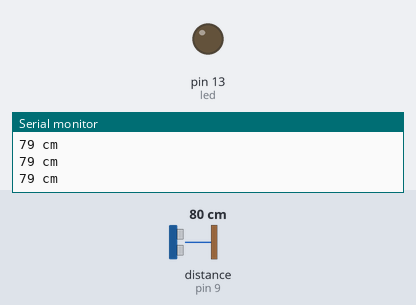
A sketch run on a simulated Arduino Uno, built with avr-gcc and run on an emulated ATmega328P. On the bench: output pins drawn as LEDs (lit = HIGH), the last lines printed to the serial monitor. Wiring (inferred from the names in the program): ultrasonic range finder: trigger pin 8; echo pin 9. Inputs (shaded band) come from the test bench; at power-on: distance to the obstacle (sensor on pin 9) 80 cm. The echo pulse lasts 58.3 µs per cm; pins used as bus, display or sensor lines are not drawn.

Above: at 1.3 s.
1.4 s: distance to the obstacle (sensor on pin 9) set to 2 cm
At 2.2 s:
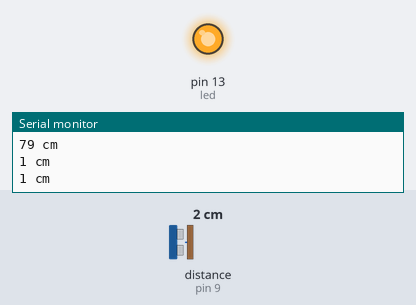
3.0 s: distance to the obstacle (sensor on pin 9) set to 60 cm
At 3.5 s:
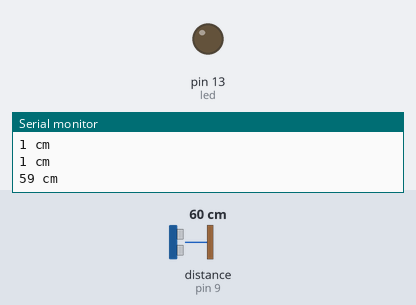
4.5 s: distance to the obstacle (sensor on pin 9) set to 4 cm
At 5.1 s:
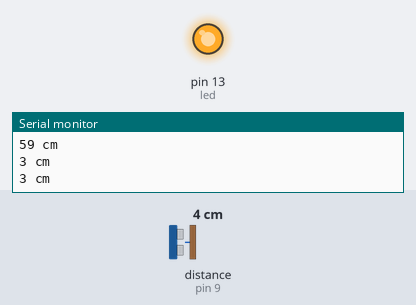
Timing chart, 0 to 7.5 s (numbered marks = the images above; inputs shaded):
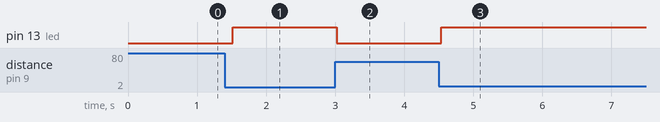

The sketch:

sketch_aug15a.ino
```cpp
#define trigPin 8

#define echoPin 9

#define led 13 // CONNECT 3 LEDS AT SAME PIN

void setup()

{ Serial.begin (9600);

pinMode(trigPin, OUTPUT);

pinMode(echoPin, INPUT);

pinMode(led, OUTPUT);

}

void loop()

{ long duration, distance;

digitalWrite(trigPin, LOW);

delayMicroseconds(2);

digitalWrite(trigPin, HIGH);

delayMicroseconds(10);

digitalWrite(trigPin, LOW);

duration = pulseIn(echoPin, HIGH);

distance = (duration/2) / 29.1;

if (distance < 40)

{ digitalWrite(led,HIGH);

digitalWrite(led,HIGH);}

else {

digitalWrite(led,LOW);}

Serial.print(distance);

Serial.println(" cm");

delay(500);}
```

Measured:
- after the input at 1.4 s, pin 13 (led): LOW → HIGH after 0.12 s
- after the input at 3.0 s, pin 13 (led): HIGH → LOW at once
- after the input at 4.5 s, pin 13 (led): LOW → HIGH at once
